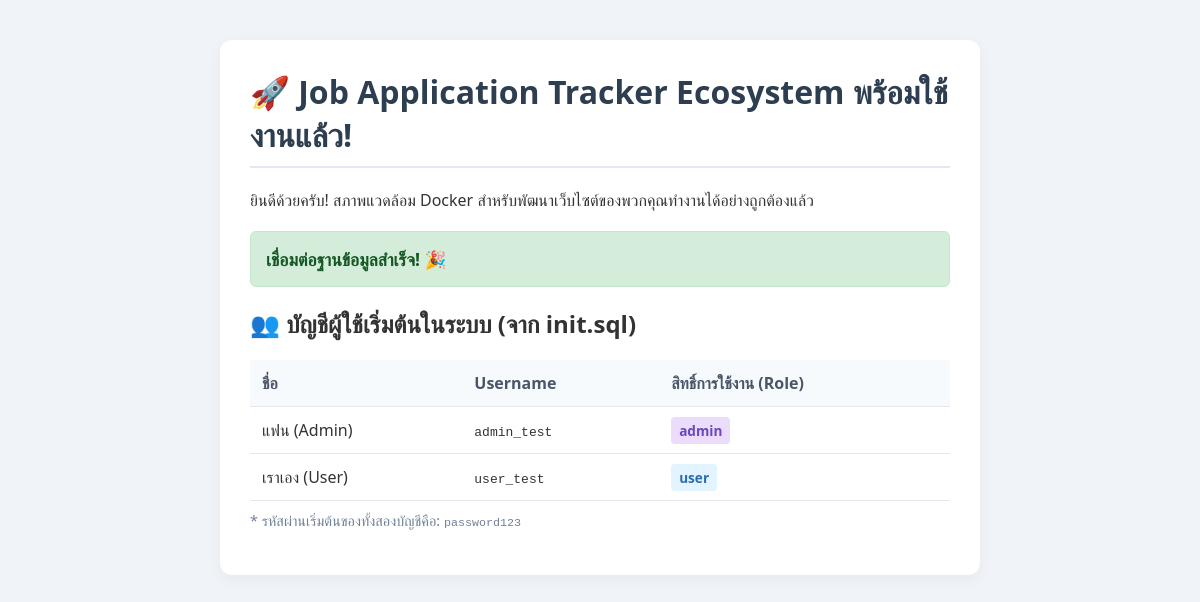
The page / on the database its author committed.
### tables this page shows
CREATE TABLE IF NOT EXISTS `users` (
    `id` INT AUTO_INCREMENT PRIMARY KEY,
    `username` VARCHAR(50) NOT NULL UNIQUE,
    `password` VARCHAR(255) NOT NULL,
    `name` VARCHAR(100) NOT NULL,
    `role` ENUM('admin', 'user') NOT NULL DEFAULT 'user',
    `created_at` TIMESTAMP DEFAULT CURRENT_TIMESTAMP
);

### src/index.php (the view, shortened to what this page needs)
<?php
$host = 'db';
$db   = 'job_tracker';
$user = 'tracker_user';
$pass = 'tracker_password_123';
$charset = 'utf8mb4';
$dsn = "mysql:host=$host;dbname=$db;charset=$charset";
$options = [
    PDO::ATTR_ERRMODE            => PDO::ERRMODE_EXCEPTION,
    PDO::ATTR_DEFAULT_FETCH_MODE => PDO::FETCH_ASSOC,
    PDO::ATTR_EMULATE_PREPARES   => false,
];
try {
     $pdo = new PDO($dsn, $user, $pass, $options);
     $db_status = "เชื่อมต่อฐานข้อมูลสำเร็จ! 🎉";
} catch (\PDOException $e) {
     $db_status = "เชื่อมต่อฐานข้อมูลล้มเหลว: " . $e->getMessage();
}
?>
<!DOCTYPE html>
<html lang="th">
<head>
</head>
<body>
    <div class="container">
        <h1>🚀 Job Application Tracker Ecosystem พร้อมใช้งานแล้ว!</h1>
        <p>ยินดีด้วยครับ! สภาพแวดล้อม Docker สำหรับพัฒนาเว็บไซต์ของพวกคุณทำงานได้อย่างถูกต้องแล้ว</p>
        <div class="status <?php echo strpos($db_status, 'สำเร็จ') !== false ? 'success' : 'error'; ?>">
            <?php echo $db_status; ?>
        </div>
        <?php if (strpos($db_status, 'สำเร็จ') !== false): ?>
            <h2>👥 บัญชีผู้ใช้เริ่มต้นในระบบ (จาก init.sql)</h2>
            <table>
                <tr>
                    <th>ชื่อ</th>
                    <th>Username</th>
                    <th>สิทธิ์การใช้งาน (Role)</th>
                </tr>
                <?php
                $stmt = $pdo->query('SELECT username, name, role FROM users');
                while ($row = $stmt->fetch()) {
                    $badge_class = $row['role'] == 'admin' ? 'badge-admin' : 'badge-user';
                    echo "<tr>
                            <td>{$row['name']}</td>
                            <td><code>{$row['username']}</code></td>
                            <td><span class='badge {$badge_class}'>{$row['role']}</span></td>
                          </tr>";
                }
                ?>
            </table>
            <p style="color: #718096; font-size: 0.9em; margin-top: 10px;">* รหัสผ่านเริ่มต้นของทั้งสองบัญชีคือ: <code>password123</code></p>
        <?php endif; ?>
    </div>
</body>
</html>

### src/index.php (style rules this page uses)
body { font-family: 'Segoe UI', Tahoma, Geneva, Verdana, sans-serif; background: #f0f4f8; color: #333; margin: 0; padding: 40px; display: flex; justify-content: center; }
.container { max-width: 700px; width: 100%; background: white; padding: 30px; border-radius: 12px; box-shadow: 0 4px 15px rgba(0,0,0,0.05); }
h1 { color: #2c3e50; margin-top: 0; border-bottom: 2px solid #e2e8f0; padding-bottom: 10px; }
.status { padding: 15px; border-radius: 6px; margin: 20px 0; font-weight: bold; font-size: 1.1em; }
.success { background: #d4edda; color: #155724; border: 1px solid #c3e6cb; }
table { width: 100%; border-collapse: collapse; margin-top: 20px; }
th, td { padding: 12px; text-align: left; border-bottom: 1px solid #e2e8f0; }
th { background-color: #f7fafc; color: #4a5568; }
.badge { padding: 4px 8px; border-radius: 4px; font-size: 0.85em; font-weight: bold; }
.badge-admin { background: #ebdcfc; color: #6b46c1; }
.badge-user { background: #e2f4ff; color: #2b6cb0; }

### rows shown on the page
users: name "แฟน (Admin)", username "admin_test", role "admin"
users: name "เราเอง (User)", username "user_test", role "user"

### other values the page prints
$db_status "เชื่อมต่อฐานข้อมูลสำเร็จ! 🎉"
